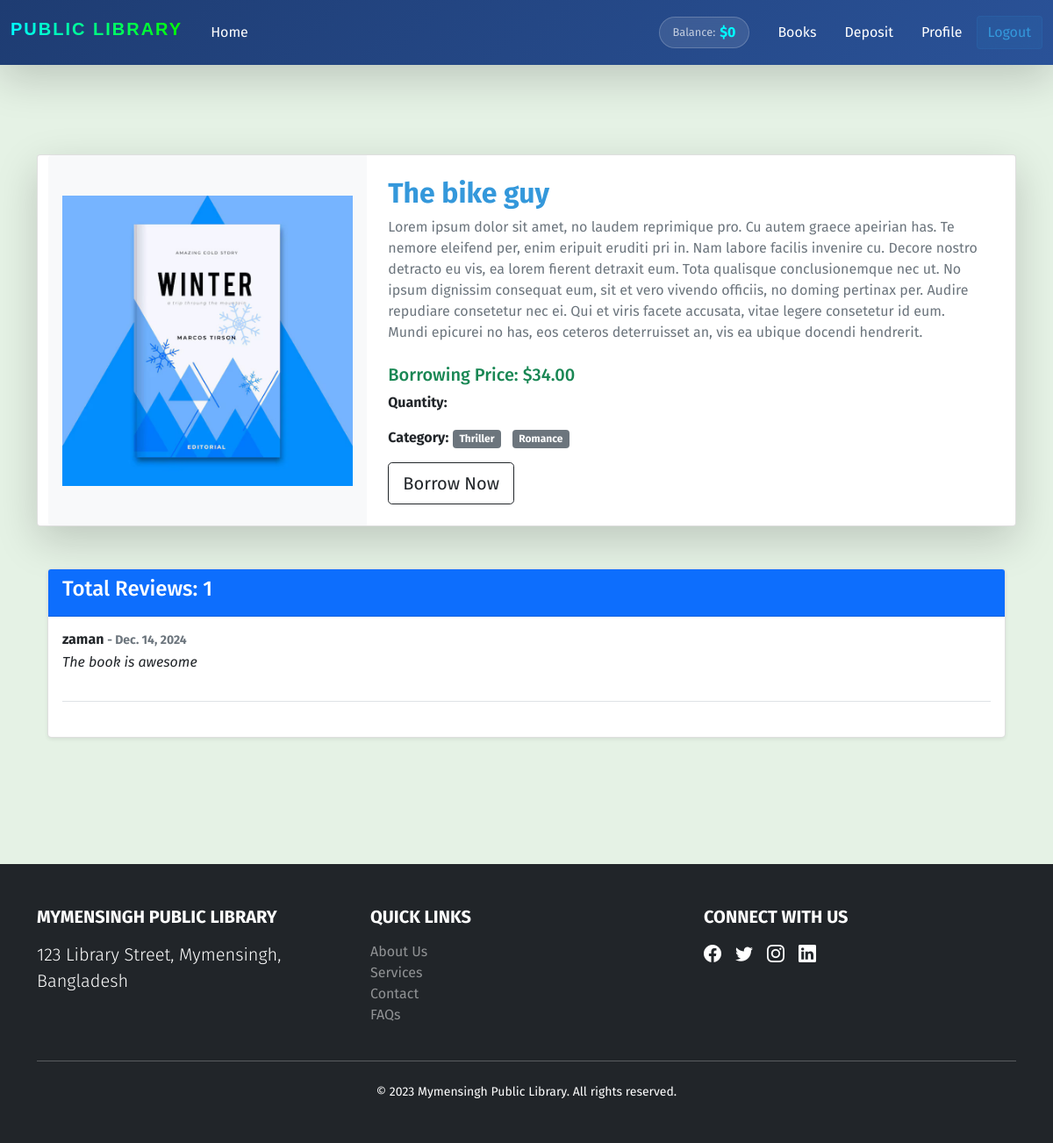
Page /books/1/ (signed in) on the committed database.
### wallet/models.py (models this page shows, shortened)
class UserWallet(models.Model):
    user = models.OneToOneField(User, related_name="wallet", on_delete=models.CASCADE)
    balance = models.IntegerField(default=0)
    amount = models.IntegerField(null=True)

### books/models.py (models this page shows, shortened)
class Books(models.Model):
    title = models.CharField(max_length=255)
    description = models.TextField()
    image = models.ImageField(upload_to="book_images/")
    borrowing_price = models.DecimalField(max_digits=10, decimal_places=2)
    category = models.ManyToManyField(BookCategory, related_name="category")

class BookCategory(models.Model):
    category_name = models.CharField(max_length=50)
    slug = models.SlugField(max_length=100, unique=True, null=True, blank=True)

class BookReview(models.Model):
    book = models.ForeignKey(Books, on_delete=models.CASCADE, related_name="review")
    name = models.CharField(max_length=50)
    body = models.TextField()
    createdAt = models.DateField(auto_now_add=True)

### books/views.py (the view, shortened to what this page needs)
# urls.py: path("<int:id>/", BookDetailsView.as_view(), name="book_details"),
class BookDetailsView(LoginRequiredMixin, DetailView):
    model = Books
    pk_url_kwarg = "id"
    template_name = "book.html"
    context_object_name = "book"
    def get_context_data(self, **kwargs):
        context = super().get_context_data(**kwargs)
        book = self.object
        reviews = book.review.all()
        review_form = ReviewForm()
        exists = BorrowBook.objects.filter(
            book=book, borrower=self.request.user
        ).exists()
        context["reviews"] = reviews
        if exists:
            context["review_form"] = review_form
        else:
            context["review_form"] = None
        return context

### books/templates/book.html (shortened to what this page needs)
{% extends "base.html" %} {% block content %} {% load crispy_forms_tags %}
<div class="card my-5 container shadow-lg rounded-4">
  <div class="row g-0">
    <div
      class="col-md-4 d-flex align-items-center justify-content-center bg-light rounded-start"
    >
      <img
        src="{{ book.image.url }}"
        class="img-fluid rounded p-3"
        alt="Book Image"
      />
    </div>
    <div class="col-md-8">
      <div class="card-body p-4">
        <h2 class="card-title text-primary fw-bold">{{ book.title }}</h2>
        <p class="card-text text-muted mb-4">{{ book.description }}</p>
        <h5 class="text-success fw-semibold">
          Borrowing Price: ${{ book.borrowing_price }}
        </h5>
        <p class="card-text"><strong>Quantity:</strong> {{ car.quantity }}</p>
        <div class="mb-3">
          <strong>Category:</strong>
          {% for cat in book.category.all %}
          <span class="badge bg-secondary me-2">{{ cat.category_name }}</span>
          {% endfor %}
        </div>
        {% if user.is_authenticated %}
        <form
          action="{% url 'borrow_book' book.id %}"
          class="d-inline-block"
          method="post"
        >
          <button type="submit" class="btn btn-outline-dark btn-lg">
            Borrow Now
          </button>
        </form>
        {% endif %}
      </div>
    </div>
  </div>
</div>
<div class="container my-5">
  <div class="card shadow-sm rounded-3">
    <div class="card-header bg-primary text-white">
      <h4>Total Reviews: {{ reviews | length }}</h4>
    </div>
    <div class="card-body">
      {% for review in reviews %}
      <div class="mb-4 border-bottom pb-3">
        <h6 class="fw-bold mb-1">
          {{ review.name }}
          <span class="text-muted small">- {{ review.createdAt }}</span>
        </h6>
        <p class="fst-italic">{{ review.body }}</p>
      </div>
      {% endfor %}
    </div>
  </div>
</div>
{% endblock content %}

### core/templates/base.html (shortened to what this page needs)
{% load static %}
<!DOCTYPE html>
<html lang="en">
  <head>
    <link
      href="https://cdn.jsdelivr.net/npm/bootstrap@5.0.2/dist/css/bootstrap.min.css"
      rel="stylesheet"
    />
    <link
      href="https://cdn.jsdelivr.net/npm/bootstrap-icons/font/bootstrap-icons.css"
      rel="stylesheet"
    />
    <link rel="stylesheet" href="{% static 'styles.css' %}" />
    <link
      rel="stylesheet"
      href="https://cdnjs.cloudflare.com/ajax/libs/aos/2.3.4/aos.css"
    />
    <link
      rel="stylesheet"
      href="https://cdn.jsdelivr.net/npm/bootstrap-icons@1.10.5/font/bootstrap-icons.css"
    />
  </head>
  <body style="background: rgba(0, 128, 0, 0.1)">
    <nav
      class="navbar navbar-expand-lg fixed-top navbar-dark py-3 shadow-lg mb-5 futuristic-nav"
    >
      <div class="container-fluid">
        <a
          class="navbar-brand text-white h3 fw-bold me-4"
          href="{% url 'home' %}"
        >
          <span class="futuristic-text">Public Library</span>
        </a>
        <div class="collapse navbar-collapse" id="navbarContent">
          <ul class="navbar-nav me-auto mb-2 mb-lg-0">
            <li class="nav-item">
              <a href="{% url 'home' %}" class="nav-link active futuristic-link"
                >Home</a
              >
            </li>
          </ul>
          <div class="d-flex align-items-center">
            {% if user.is_authenticated %}
            <div class="balance-chip me-3">
              <span class="balance-label">Balance:</span>
              <span class="balance-amount">${{user.wallet.balance}}</span>
            </div>
            <a
              href="{% url 'collection' %}"
              class="nav-link active futuristic-link text-white"
              >Books</a
            >
            <a
              href="{% url 'deposit' %}"
              class="nav-link active futuristic-link text-white"
              >Deposit</a
            >
            <a
              href="{% url 'profile' %}"
              class="nav-link active futuristic-link text-white"
              >Profile</a
            >
            <form
              action="{% url 'logout' %}"
              method="post"
              class="d-inline-block"
            >
              <button
                class="btn btn-outline-light futuristic-btn"
                type="submit"
              >
                Logout
              </button>
            </form>
            {% endif %}
          </div>
        </div>
      </div>
    </nav>
    <div class="container flex justify-content-center align-items-center">
      <div class="py-5">{% block content %} {% endblock %}</div>
    </div>
    <footer class="bg-dark text-white py-5 mt-5">
      <div class="container">
        <div class="row">
          <div class="col-md-4 mb-4 mb-md-0">
            <h5 class="text-uppercase fw-bold mb-3">
              Mymensingh Public Library
            </h5>
            <p class="lead mb-0">123 Library Street, Mymensingh, Bangladesh</p>
          </div>
          <div class="col-md-4 mb-4 mb-md-0">
            <h5 class="text-uppercase fw-bold mb-3">Quick Links</h5>
            <ul class="list-unstyled">
              <li>
                <a
                  href="#"
                  class="text-white-50 text-decoration-none footer-hover-link"
                  >About Us</a
                >
              </li>
              <li>
                <a
                  href="#"
                  class="text-white-50 text-decoration-none footer-hover-link"
                  >Services</a
                >
              </li>
              <li>
                <a
                  href="#"
                  class="text-white-50 text-decoration-none footer-hover-link"
                  >Contact</a
                >
              </li>
              <li>
                <a
                  href="#"
                  class="text-white-50 text-decoration-none footer-hover-link"
                  >FAQs</a
                >
              </li>
            </ul>
          </div>
          <div class="col-md-4">
            <h5 class="text-uppercase fw-bold mb-3">Connect With Us</h5>
            <div class="d-flex">
              <a href="#" class="text-white footer-social-icon me-3"
                ><i class="bi bi-facebook"></i
              ></a>
              <a href="#" class="text-white footer-social-icon me-3"
                ><i class="bi bi-twitter"></i
              ></a>
              <a href="#" class="text-white footer-social-icon me-3"
                ><i class="bi bi-instagram"></i
              ></a>
              <a href="#" class="text-white footer-social-icon"
                ><i class="bi bi-linkedin"></i
              ></a>
            </div>
          </div>
        </div>
        <hr class="my-4" />
        <div class="text-center">
          <p class="small mb-0">
            &copy; 2023 Mymensingh Public Library. All rights reserved.
          </p>
        </div>
      </div>
    </footer>
  </body>
</html>

### core/static/styles.css (style rules this page uses)
body { padding-top: 80px; background-color: #f8f9fa; font-family: "Fira Sans", sans-serif; }
.card { transition: transform 0.3s; }
.futuristic-nav { background: linear-gradient(135deg, #1e3c72 0%, #2a5298 100%); backdrop-filter: blur(10px); -webkit-backdrop-filter: blur(10px); }
.futuristic-text { font-family: "Orbitron", sans-serif; letter-spacing: 2px; text-transform: uppercase; background: linear-gradient(to right, #00ffff, #00ff00); -webkit-background-clip: text; -webkit-text-fill-color: transparent; }
.futuristic-link { position: relative; overflow: hidden; }
.futuristic-link::after { content: ""; position: absolute; bottom: 0; left: 0; width: 100%; height: 2px; background-color: #00ffff; transform: scaleX(0); transition: transform 0.3s ease; }
.futuristic-btn { border: 1px solid rgba(255, 255, 255, 0.2); background-color: rgba(255, 255, 255, 0.1); backdrop-filter: blur(5px); -webkit-backdrop-filter: blur(5px); transition: all 0.3s ease; }
.balance-chip { background: rgba(255, 255, 255, 0.1); border-radius: 20px; padding: 5px 15px; display: flex; align-items: center; backdrop-filter: blur(5px); -webkit-backdrop-filter: blur(5px); border: 1px solid rgba(255, 255, 255, 0.2); }
.balance-label { font-size: 0.8rem; color: rgba(255, 255, 255, 0.7); margin-right: 5px; }
.balance-amount { font-weight: bold; color: #00ffff; }
.futuristic-btn { background: rgba(52, 152, 219, 0.1); backdrop-filter: blur(10px); border: 1px solid rgba(52, 152, 219, 0.1); color: #3498db; }
.text-primary { color: #3498db !important; }
.footer-hover-link { transition: color 0.3s ease, opacity 0.3s ease; }
.footer-social-icon { font-size: 1.25rem; transition: transform 0.3s ease, color 0.3s ease; }

### rows in the picture
Books: image (picture), title "The bike guy", description "Lorem ipsum dolor sit amet, no laudem reprimique pro. Cu autem graece apeirian has. Te nemore eleifend per, enim eripuit eruditi pri in. Nam labore facilis invenire cu. Decore nostro detracto eu vis, ea lorem fierent detraxit eum. Tota qualisque conclusionemque nec ut. No ipsum dignissim consequat eum, sit et vero vivendo officiis, no doming pertinax per. Audire repudiare consetetur nec ei. Qui et viris facete accusata, vitae legere consetetur id eum. Mundi epicurei no has, eos ceteros deterruisset an, vis ea ubique docendi hendrerit.", borrowing_price "34.00"
BookCategory: category_name "Thriller"
BookCategory: category_name "Romance"
BookReview: name "zaman", createdAt "Dec. 14, 2024", body "The book is awesome"

### other values in the picture
{{ user.wallet.balance }} "0"
{{ reviews | length }} "1"
